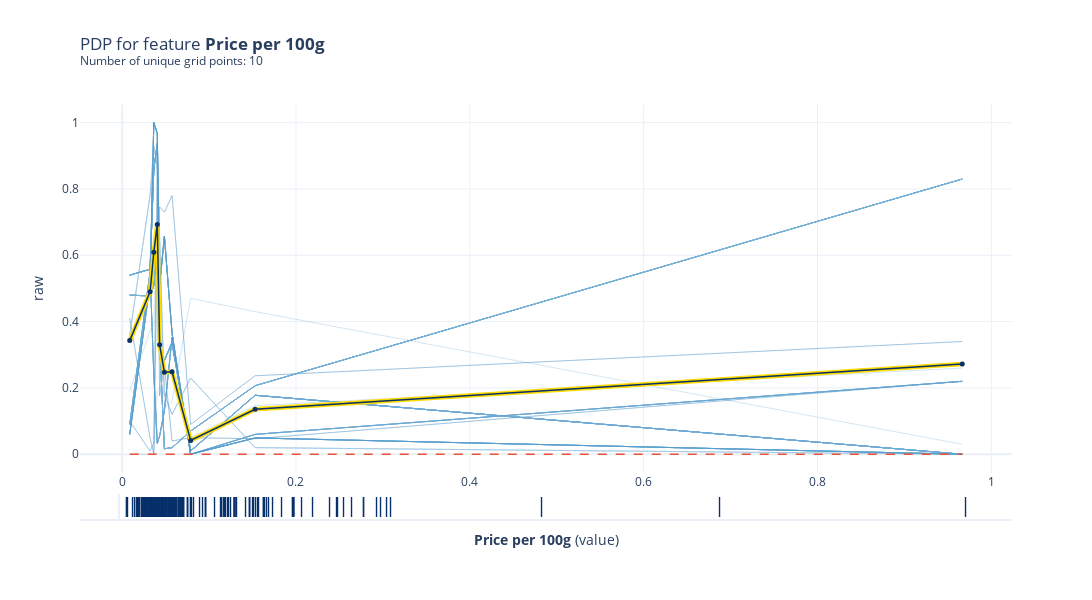

Notebook source saved alongside this figure:
### Markdown cell above
This model has similar results to the previous model. It seems like ethiopia is a  likely country of origin for the highest rated coffee beans.

### Code cell
# Plot PDP
# Create the pdp data to be plotted
pdp_goals = pdp.PDPIsolate(model=rf_model, df=val_x, model_features=feature_names, feature='100g_USD', feature_name='Price per 100g')

# plot the PDP for feature 'Goal Scored'
fig, axes = pdp_goals.plot(
    center=False,
    plot_lines=True,
    frac_to_plot=100,
    cluster=False,
    n_cluster_centers=None,
    cluster_method='accurate',
    plot_pts_dist=True,
    to_bins=False,
    show_percentile=False,
    which_classes=None,
    figsize=None,
    dpi=300,
    ncols=2,
    plot_params={"pdp_hl": True},
    engine='plotly',
    template='plotly_white')

fig.show()

### Figure 1 — Plotly figure (JSON) as saved in the notebook; plotly's stock layout.template omitted (floating-point values rounded to 4 significant figures; data arrays with more than 128 entries replaced by an {"elided": "..."} marker saying what was removed)
{"data": [{"hoverinfo": "none", "line": {"color": "rgba(193,217,237,0.5)", "width": 0.5}, "mode": "lines", "type": "scatter", "x": [0.008705, 0.03209, 0.03643, 0.04042, 0.0431, 0.04858, 0.0574, 0.0788, 0.153, 0.9666], "xaxis": "x", "y": [0.06, 0.5164, 1, 0.9672, 0.5092, 0.657, 0.365, 0, 0.04917, 0], "yaxis": "y"}, {"hoverinfo": "none", "line": {"color": "rgba(177,210,231,0.5)", "width": 0.5}, "mode": "lines", "type": "scatter", "x": [0.008705, 0.03209, 0.03643, 0.04042, 0.0431, 0.04858, 0.0574, 0.0788, 0.153, 0.9666], "xaxis": "x", "y": [0.06, 0.5164, 1, 0.9672, 0.5092, 0.657, 0.365, 0, 0.04917, 0], "yaxis": "y"}, {"hoverinfo": "none", "line": {"color": "rgba(160,202,225,0.5)", "width": 0.5}, "mode": "lines", "type": "scatter", "x": [0.008705, 0.03209, 0.03643, 0.04042, 0.0431, 0.04858, 0.0574, 0.0788, 0.153, 0.9666], "xaxis": "x", "y": [0.54, 0.558, 0.86, 0.9369, 0.3115, 0.2827, 0.3375, 0.01, 0.1778, 0], "yaxis": "y"}, {"hoverinfo": "none", "line": {"color": "rgba(139,192,221,0.5)", "width": 0.5}, "mode": "lines", "type": "scatter", "x": [0.008705, 0.03209, 0.03643, 0.04042, 0.0431, 0.04858, 0.0574, 0.0788, 0.153, 0.9666], "xaxis": "x", "y": [0.36, 0.781, 0.93, 0.8633, 0.6561, 0.18, 0.12, 0.23, 0.02, 0], "yaxis": "y"}, {"hoverinfo": "none", "line": {"color": "rgba(117,179,216,0.5)", "width": 0.5}, "mode": "lines", "type": "scatter", "x": [0.008705, 0.03209, 0.03643, 0.04042, 0.0431, 0.04858, 0.0574, 0.0788, 0.153, 0.9666], "xaxis": "x", "y": [0.54, 0.558, 0.86, 0.9369, 0.3115, 0.2827, 0.3375, 0.01, 0.1778, 0], "yaxis": "y"}, {"hoverinfo": "none", "line": {"color": "rgba(98,168,210,0.5)", "width": 0.5}, "mode": "lines", "type": "scatter", "x": [0.008705, 0.03209, 0.03643, 0.04042, 0.0431, 0.04858, 0.0574, 0.0788, 0.153, 0.9666], "xaxis": "x", "y": [0.54, 0.558, 0.86, 0.9369, 0.3115, 0.2827, 0.3375, 0.01, 0.1778, 0], "yaxis": "y"}, {"hoverinfo": "none", "line": {"color": "rgba(80,155,203,0.5)", "width": 0.5}, "mode": "lines", "type": "scatter", "x": [0.008705, 0.03209, 0.03643, 0.04042, 0.0431, 0.04858, 0.0574, 0.0788, 0.153, 0.9666], "xaxis": "x", "y": [0.48, 0.4772, 0.5082, 0.6415, 0.3416, 0.01643, 0.02, 0.07, 0.2067, 0.83], "yaxis": "y"}, {"hoverinfo": "none", "line": {"color": "rgba(64,144,197,0.5)", "width": 0.5}, "mode": "lines", "type": "scatter", "x": [0.008705, 0.03209, 0.03643, 0.04042, 0.0431, 0.04858, 0.0574, 0.0788, 0.153, 0.9666], "xaxis": "x", "y": [0.54, 0.558, 0.86, 0.9369, 0.3115, 0.2827, 0.3375, 0.01, 0.1778, 0], "yaxis": "y"}, {"hoverinfo": "none", "line": {"color": "rgba(49,129,189,0.5)", "width": 0.5}, "mode": "lines", "type": "scatter", "x": [0.008705, 0.03209, 0.03643, 0.04042, 0.0431, 0.04858, 0.0574, 0.0788, 0.153, 0.9666], "xaxis": "x", "y": [0.09, 0.55, 0.2404, 0.03296, 0.055, 0.1308, 0.3523, 0, 0.06, 0.22], "yaxis": "y"}, {"hoverinfo": "none", "line": {"color": "rgba(36,116,182,0.5)", "width": 0.5}, "mode": "lines", "type": "scatter", "x": [0.008705, 0.03209, 0.03643, 0.04042, 0.0431, 0.04858, 0.0574, 0.0788, 0.153, 0.9666], "xaxis": "x", "y": [0.09, 0.55, 0.2404, 0.03296, 0.055, 0.1308, 0.3523, 0, 0.06, 0.22], "yaxis": "y"}, {"hoverinfo": "none", "line": {"color": "rgba(193,217,237,0.5)", "width": 0.5}, "mode": "lines", "type": "scatter", "x": [0.008705, 0.03209, 0.03643, 0.04042, 0.0431, 0.04858, 0.0574, 0.0788, 0.153, 0.9666], "xaxis": "x", "y": [0.54, 0.558, 0.86, 0.9369, 0.3115, 0.2827, 0.3375, 0.01, 0.1778, 0], "yaxis": "y"}, {"hoverinfo": "none", "line": {"color": "rgba(177,210,231,0.5)", "width": 0.5}, "mode": "lines", "type": "scatter", "x": [0.008705, 0.03209, 0.03643, 0.04042, 0.0431, 0.04858, 0.0574, 0.0788, 0.153, 0.9666], "xaxis": "x", "y": [0.48, 0.4772, 0.5082, 0.6415, 0.3416, 0.01643, 0.02, 0.07, 0.2067, 0.83], "yaxis": "y"}, {"hoverinfo": "none", "line": {"color": "rgba(160,202,225,0.5)", "width": 0.5}, "mode": "lines", "type": "scatter", "x": [0.008705, 0.03209, 0.03643, 0.04042, 0.0431, 0.04858, 0.0574, 0.0788, 0.153, 0.9666], "xaxis": "x", "y": [0.48, 0.4772, 0.5082, 0.6415, 0.3416, 0.01643, 0.02, 0.07, 0.2067, 0.83], "yaxis": "y"}, {"hoverinfo": "none", "line": {"color": "rgba(139,192,221,0.5)", "width": 0.5}, "mode": "lines", "type": "scatter", "x": [0.008705, 0.03209, 0.03643, 0.04042, 0.0431, 0.04858, 0.0574, 0.0788, 0.153, 0.9666], "xaxis": "x", "y": [0.48, 0.4772, 0.5082, 0.6415, 0.3416, 0.01643, 0.02, 0.07, 0.2067, 0.83], "yaxis": "y"}, {"hoverinfo": "none", "line": {"color": "rgba(117,179,216,0.5)", "width": 0.5}, "mode": "lines", "type": "scatter", "x": [0.008705, 0.03209, 0.03643, 0.04042, 0.0431, 0.04858, 0.0574, 0.0788, 0.153, 0.9666], "xaxis": "x", "y": [0.09, 0.55, 0.2404, 0.03296, 0.055, 0.1308, 0.3523, 0, 0.06, 0.22], "yaxis": "y"}, {"hoverinfo": "none", "line": {"color": "rgba(98,168,210,0.5)", "width": 0.5}, "mode": "lines", "type": "scatter", "x": [0.008705, 0.03209, 0.03643, 0.04042, 0.0431, 0.04858, 0.0574, 0.0788, 0.153, 0.9666], "xaxis": "x", "y": [0.54, 0.558, 0.86, 0.9369, 0.3115, 0.2827, 0.3375, 0.01, 0.1778, 0], "yaxis": "y"}, {"hoverinfo": "none", "line": {"color": "rgba(80,155,203,0.5)", "width": 0.5}, "mode": "lines", "type": "scatter", "x": [0.008705, 0.03209, 0.03643, 0.04042, 0.0431, 0.04858, 0.0574, 0.0788, 0.153, 0.9666], "xaxis": "x", "y": [0.06, 0.5164, 1, 0.9672, 0.5092, 0.657, 0.365, 0, 0.04917, 0], "yaxis": "y"}, {"hoverinfo": "none", "line": {"color": "rgba(64,144,197,0.5)", "width": 0.5}, "mode": "lines", "type": "scatter", "x": [0.008705, 0.03209, 0.03643, 0.04042, 0.0431, 0.04858, 0.0574, 0.0788, 0.153, 0.9666], "xaxis": "x", "y": [0.54, 0.558, 0.86, 0.9369, 0.3115, 0.2827, 0.3375, 0.01, 0.1778, 0], "yaxis": "y"}, {"hoverinfo": "none", "line": {"color": "rgba(49,129,189,0.5)", "width": 0.5}, "mode": "lines", "type": "scatter", "x": [0.008705, 0.03209, 0.03643, 0.04042, 0.0431, 0.04858, 0.0574, 0.0788, 0.153, 0.9666], "xaxis": "x", "y": [0.06, 0.5164, 1, 0.9672, 0.5092, 0.657, 0.365, 0, 0.04917, 0], "yaxis": "y"}, {"hoverinfo": "none", "line": {"color": "rgba(36,116,182,0.5)", "width": 0.5}, "mode": "lines", "type": "scatter", "x": [0.008705, 0.03209, 0.03643, 0.04042, 0.0431, 0.04858, 0.0574, 0.0788, 0.153, 0.9666], "xaxis": "x", "y": [0.54, 0.558, 0.86, 0.9369, 0.3115, 0.2827, 0.3375, 0.01, 0.1778, 0], "yaxis": "y"}, {"hoverinfo": "none", "line": {"color": "rgba(193,217,237,0.5)", "width": 0.5}, "mode": "lines", "type": "scatter", "x": [0.008705, 0.03209, 0.03643, 0.04042, 0.0431, 0.04858, 0.0574, 0.0788, 0.153, 0.9666], "xaxis": "x", "y": [0.48, 0.4772, 0.5082, 0.6415, 0.3416, 0.01643, 0.02, 0.07, 0.2067, 0.83], "yaxis": "y"}, {"hoverinfo": "none", "line": {"color": "rgba(177,210,231,0.5)", "width": 0.5}, "mode": "lines", "type": "scatter", "x": [0.008705, 0.03209, 0.03643, 0.04042, 0.0431, 0.04858, 0.0574, 0.0788, 0.153, 0.9666], "xaxis": "x", "y": [0.1, 0.01, 0.0345, 0.9095, 0.1769, 0.2667, 0.04, 0.05, 0.04667, 0.22], "yaxis": "y"}, {"hoverinfo": "none", "line": {"color": "rgba(160,202,225,0.5)", "width": 0.5}, "mode": "lines", "type": "scatter", "x": [0.008705, 0.03209, 0.03643, 0.04042, 0.0431, 0.04858, 0.0574, 0.0788, 0.153, 0.9666], "xaxis": "x", "y": [0.48, 0.4772, 0.5082, 0.6415, 0.3416, 0.01643, 0.02, 0.07, 0.2067, 0.83], "yaxis": "y"}, {"hoverinfo": "none", "line": {"color": "rgba(139,192,221,0.5)", "width": 0.5}, "mode": "lines", "type": "scatter", "x": [0.008705, 0.03209, 0.03643, 0.04042, 0.0431, 0.04858, 0.0574, 0.0788, 0.153, 0.9666], "xaxis": "x", "y": [0.54, 0.558, 0.86, 0.9369, 0.3115, 0.2827, 0.3375, 0.01, 0.1778, 0], "yaxis": "y"}, {"hoverinfo": "none", "line": {"color": "rgba(117,179,216,0.5)", "width": 0.5}, "mode": "lines", "type": "scatter", "x": [0.008705, 0.03209, 0.03643, 0.04042, 0.0431, 0.04858, 0.0574, 0.0788, 0.153, 0.9666], "xaxis": "x", "y": [0.06, 0.5164, 1, 0.9672, 0.5092, 0.657, 0.365, 0, 0.04917, 0], "yaxis": "y"}, {"hoverinfo": "none", "line": {"color": "rgba(98,168,210,0.5)", "width": 0.5}, "mode": "lines", "type": "scatter", "x": [0.008705, 0.03209, 0.03643, 0.04042, 0.0431, 0.04858, 0.0574, 0.0788, 0.153, 0.9666], "xaxis": "x", "y": [0.48, 0.4772, 0.5082, 0.6415, 0.3416, 0.01643, 0.02, 0.07, 0.2067, 0.83], "yaxis": "y"}, {"hoverinfo": "none", "line": {"color": "rgba(80,155,203,0.5)", "width": 0.5}, "mode": "lines", "type": "scatter", "x": [0.008705, 0.03209, 0.03643, 0.04042, 0.0431, 0.04858, 0.0574, 0.0788, 0.153, 0.9666], "xaxis": "x", "y": [0.19, 0.3733, 0.39, 0.72, 0.6338, 0.14, 0.16, 0.47, 0.43, 0.03], "yaxis": "y"}, {"hoverinfo": "none", "line": {"color": "rgba(64,144,197,0.5)", "width": 0.5}, "mode": "lines", "type": "scatter", "x": [0.008705, 0.03209, 0.03643, 0.04042, 0.0431, 0.04858, 0.0574, 0.0788, 0.153, 0.9666], "xaxis": "x", "y": [0.54, 0.558, 0.86, 0.9369, 0.3115, 0.2827, 0.3375, 0.01, 0.1778, 0], "yaxis": "y"}, {"hoverinfo": "none", "line": {"color": "rgba(49,129,189,0.5)", "width": 0.5}, "mode": "lines", "type": "scatter", "x": [0.008705, 0.03209, 0.03643, 0.04042, 0.0431, 0.04858, 0.0574, 0.0788, 0.153, 0.9666], "xaxis": "x", "y": [0.06, 0.5164, 1, 0.9672, 0.5092, 0.657, 0.365, 0, 0.04917, 0], "yaxis": "y"}, {"hoverinfo": "none", "line": {"color": "rgba(36,116,182,0.5)", "width": 0.5}, "mode": "lines", "type": "scatter", "x": [0.008705, 0.03209, 0.03643, 0.04042, 0.0431, 0.04858, 0.0574, 0.0788, 0.153, 0.9666], "xaxis": "x", "y": [0.06, 0.5164, 1, 0.9672, 0.5092, 0.657, 0.365, 0, 0.04917, 0], "yaxis": "y"}, {"hoverinfo": "none", "line": {"color": "rgba(193,217,237,0.5)", "width": 0.5}, "mode": "lines", "type": "scatter", "x": [0.008705, 0.03209, 0.03643, 0.04042, 0.0431, 0.04858, 0.0574, 0.0788, 0.153, 0.9666], "xaxis": "x", "y": [0.54, 0.558, 0.86, 0.9369, 0.3115, 0.2827, 0.3375, 0.01, 0.1778, 0], "yaxis": "y"}, {"hoverinfo": "none", "line": {"color": "rgba(177,210,231,0.5)", "width": 0.5}, "mode": "lines", "type": "scatter", "x": [0.008705, 0.03209, 0.03643, 0.04042, 0.0431, 0.04858, 0.0574, 0.0788, 0.153, 0.9666], "xaxis": "x", "y": [0.48, 0.4772, 0.5082, 0.6415, 0.3416, 0.01643, 0.02, 0.07, 0.2067, 0.83], "yaxis": "y"}, {"hoverinfo": "none", "line": {"color": "rgba(160,202,225,0.5)", "width": 0.5}, "mode": "lines", "type": "scatter", "x": [0.008705, 0.03209, 0.03643, 0.04042, 0.0431, 0.04858, 0.0574, 0.0788, 0.153, 0.9666], "xaxis": "x", "y": [0.54, 0.558, 0.86, 0.9369, 0.3115, 0.2827, 0.3375, 0.01, 0.1778, 0], "yaxis": "y"}, {"hoverinfo": "none", "line": {"color": "rgba(139,192,221,0.5)", "width": 0.5}, "mode": "lines", "type": "scatter", "x": [0.008705, 0.03209, 0.03643, 0.04042, 0.0431, 0.04858, 0.0574, 0.0788, 0.153, 0.9666], "xaxis": "x", "y": [0.54, 0.558, 0.86, 0.9369, 0.3115, 0.2827, 0.3375, 0.01, 0.1778, 0], "yaxis": "y"}, {"hoverinfo": "none", "line": {"color": "rgba(117,179,216,0.5)", "width": 0.5}, "mode": "lines", "type": "scatter", "x": [0.008705, 0.03209, 0.03643, 0.04042, 0.0431, 0.04858, 0.0574, 0.0788, 0.153, 0.9666], "xaxis": "x", "y": [0.06, 0.5164, 1, 0.9672, 0.5092, 0.657, 0.365, 0, 0.04917, 0], "yaxis": "y"}, {"hoverinfo": "none", "line": {"color": "rgba(98,168,210,0.5)", "width": 0.5}, "mode": "lines", "type": "scatter", "x": [0.008705, 0.03209, 0.03643, 0.04042, 0.0431, 0.04858, 0.0574, 0.0788, 0.153, 0.9666], "xaxis": "x", "y": [0.54, 0.558, 0.86, 0.9369, 0.3115, 0.2827, 0.3375, 0.01, 0.1778, 0], "yaxis": "y"}, {"hoverinfo": "none", "line": {"color": "rgba(80,155,203,0.5)", "width": 0.5}, "mode": "lines", "type": "scatter", "x": [0.008705, 0.03209, 0.03643, 0.04042, 0.0431, 0.04858, 0.0574, 0.0788, 0.153, 0.9666], "xaxis": "x", "y": [0.54, 0.558, 0.86, 0.9369, 0.3115, 0.2827, 0.3375, 0.01, 0.1778, 0], "yaxis": "y"}, {"hoverinfo": "none", "line": {"color": "rgba(64,144,197,0.5)", "width": 0.5}, "mode": "lines", "type": "scatter", "x": [0.008705, 0.03209, 0.03643, 0.04042, 0.0431, 0.04858, 0.0574, 0.0788, 0.153, 0.9666], "xaxis": "x", "y": [0.06, 0.5164, 1, 0.9672, 0.5092, 0.657, 0.365, 0, 0.04917, 0], "yaxis": "y"}, {"hoverinfo": "none", "line": {"color": "rgba(49,129,189,0.5)", "width": 0.5}, "mode": "lines", "type": "scatter", "x": [0.008705, 0.03209, 0.03643, 0.04042, 0.0431, 0.04858, 0.0574, 0.0788, 0.153, 0.9666], "xaxis": "x", "y": [0.48, 0.4772, 0.5082, 0.6415, 0.3416, 0.01643, 0.02, 0.07, 0.2067, 0.83], "yaxis": "y"}, {"hoverinfo": "none", "line": {"color": "rgba(36,116,182,0.5)", "width": 0.5}, "mode": "lines", "type": "scatter", "x": [0.008705, 0.03209, 0.03643, 0.04042, 0.0431, 0.04858, 0.0574, 0.0788, 0.153, 0.9666], "xaxis": "x", "y": [0.41, 0.05, 0, 0.62, 0.7458, 0.73, 0.78, 0.09, 0.2367, 0.34], "yaxis": "y"}, {"hoverinfo": "none", "line": {"color": "rgba(193,217,237,0.5)", "width": 0.5}, "mode": "lines", "type": "scatter", "x": [0.008705, 0.03209, 0.03643, 0.04042, 0.0431, 0.04858, 0.0574, 0.0788, 0.153, 0.9666], "xaxis": "x", "y": [0.09, 0.55, 0.2404, 0.03296, 0.055, 0.1308, 0.3523, 0, 0.06, 0.22], "yaxis": "y"}, {"hoverinfo": "none", "line": {"color": "rgba(177,210,231,0.5)", "width": 0.5}, "mode": "lines", "type": "scatter", "x": [0.008705, 0.03209, 0.03643, 0.04042, 0.0431, 0.04858, 0.0574, 0.0788, 0.153, 0.9666], "xaxis": "x", "y": [0.54, 0.558, 0.86, 0.9369, 0.3115, 0.2827, 0.3375, 0.01, 0.1778, 0], "yaxis": "y"}, {"hoverinfo": "none", "line": {"color": "rgba(160,202,225,0.5)", "width": 0.5}, "mode": "lines", "type": "scatter", "x": [0.008705, 0.03209, 0.03643, 0.04042, 0.0431, 0.04858, 0.0574, 0.0788, 0.153, 0.9666], "xaxis": "x", "y": [0.06, 0.5164, 1, 0.9672, 0.5092, 0.657, 0.365, 0, 0.04917, 0], "yaxis": "y"}, {"hoverinfo": "none", "line": {"color": "rgba(139,192,221,0.5)", "width": 0.5}, "mode": "lines", "type": "scatter", "x": [0.008705, 0.03209, 0.03643, 0.04042, 0.0431, 0.04858, 0.0574, 0.0788, 0.153, 0.9666], "xaxis": "x", "y": [0.09, 0.55, 0.2404, 0.03296, 0.055, 0.1308, 0.3523, 0, 0.06, 0.22], "yaxis": "y"}, {"hoverinfo": "none", "line": {"color": "rgba(117,179,216,0.5)", "width": 0.5}, "mode": "lines", "type": "scatter", "x": [0.008705, 0.03209, 0.03643, 0.04042, 0.0431, 0.04858, 0.0574, 0.0788, 0.153, 0.9666], "xaxis": "x", "y": [0.48, 0.4772, 0.5082, 0.6415, 0.3416, 0.01643, 0.02, 0.07, 0.2067, 0.83], "yaxis": "y"}, {"hoverinfo": "none", "line": {"color": "rgba(98,168,210,0.5)", "width": 0.5}, "mode": "lines", "type": "scatter", "x": [0.008705, 0.03209, 0.03643, 0.04042, 0.0431, 0.04858, 0.0574, 0.0788, 0.153, 0.9666], "xaxis": "x", "y": [0.09, 0.55, 0.2404, 0.03296, 0.055, 0.1308, 0.3523, 0, 0.06, 0.22], "yaxis": "y"}, {"hoverinfo": "none", "line": {"color": "rgba(80,155,203,0.5)", "width": 0.5}, "mode": "lines", "type": "scatter", "x": [0.008705, 0.03209, 0.03643, 0.04042, 0.0431, 0.04858, 0.0574, 0.0788, 0.153, 0.9666], "xaxis": "x", "y": [0, 0, 0, 0.19, 0.1958, 0.29, 0.32, 0.05, 0.1467, 0.26], "yaxis": "y"}, {"hoverinfo": "none", "line": {"color": "rgba(64,144,197,0.5)", "width": 0.5}, "mode": "lines", "type": "scatter", "x": [0.008705, 0.03209, 0.03643, 0.04042, 0.0431, 0.04858, 0.0574, 0.0788, 0.153, 0.9666], "xaxis": "x", "y": [0.09, 0.55, 0.2404, 0.03296, 0.055, 0.1308, 0.3523, 0, 0.06, 0.22], "yaxis": "y"}, {"hoverinfo": "none", "line": {"color": "rgba(49,129,189,0.5)", "width": 0.5}, "mode": "lines", "type": "scatter", "x": [0.008705, 0.03209, 0.03643, 0.04042, 0.0431, 0.04858, 0.0574, 0.0788, 0.153, 0.9666], "xaxis": "x", "y": [0.09, 0.55, 0.2404, 0.03296, 0.055, 0.1308, 0.3523, 0, 0.06, 0.22], "yaxis": "y"}, {"hoverinfo": "none", "line": {"color": "rgba(36,116,182,0.5)", "width": 0.5}, "mode": "lines", "type": "scatter", "x": [0.008705, 0.03209, 0.03643, 0.04042, 0.0431, 0.04858, 0.0574, 0.0788, 0.153, 0.9666], "xaxis": "x", "y": [0.48, 0.4772, 0.5082, 0.6415, 0.3416, 0.01643, 0.02, 0.07, 0.2067, 0.83], "yaxis": "y"}, {"hoverinfo": "none", "line": {"color": "rgba(193,217,237,0.5)", "width": 0.5}, "mode": "lines", "type": "scatter", "x": [0.008705, 0.03209, 0.03643, 0.04042, 0.0431, 0.04858, 0.0574, 0.0788, 0.153, 0.9666], "xaxis": "x", "y": [0.54, 0.558, 0.86, 0.9369, 0.3115, 0.2827, 0.3375, 0.01, 0.1778, 0], "yaxis": "y"}, {"hoverinfo": "none", "line": {"color": "rgba(177,210,231,0.5)", "width": 0.5}, "mode": "lines", "type": "scatter", "x": [0.008705, 0.03209, 0.03643, 0.04042, 0.0431, 0.04858, 0.0574, 0.0788, 0.153, 0.9666], "xaxis": "x", "y": [0.36, 0.781, 0.93, 0.8633, 0.6561, 0.18, 0.12, 0.23, 0.02, 0], "yaxis": "y"}, {"hoverinfo": "none", "line": {"color": "rgba(160,202,225,0.5)", "width": 0.5}, "mode": "lines", "type": "scatter", "x": [0.008705, 0.03209, 0.03643, 0.04042, 0.0431, 0.04858, 0.0574, 0.0788, 0.153, 0.9666], "xaxis": "x", "y": [0.06, 0.5164, 1, 0.9672, 0.5092, 0.657, 0.365, 0, 0.04917, 0], "yaxis": "y"}, {"hoverinfo": "none", "line": {"color": "rgba(139,192,221,0.5)", "width": 0.5}, "mode": "lines", "type": "scatter", "x": [0.008705, 0.03209, 0.03643, 0.04042, 0.0431, 0.04858, 0.0574, 0.0788, 0.153, 0.9666], "xaxis": "x", "y": [0.36, 0.781, 0.93, 0.8633, 0.6561, 0.18, 0.12, 0.23, 0.02, 0], "yaxis": "y"}, {"hoverinfo": "none", "line": {"color": "rgba(117,179,216,0.5)", "width": 0.5}, "mode": "lines", "type": "scatter", "x": [0.008705, 0.03209, 0.03643, 0.04042, 0.0431, 0.04858, 0.0574, 0.0788, 0.153, 0.9666], "xaxis": "x", "y": [0.54, 0.558, 0.86, 0.9369, 0.3115, 0.2827, 0.3375, 0.01, 0.1778, 0], "yaxis": "y"}, {"hoverinfo": "none", "line": {"color": "rgba(98,168,210,0.5)", "width": 0.5}, "mode": "lines", "type": "scatter", "x": [0.008705, 0.03209, 0.03643, 0.04042, 0.0431, 0.04858, 0.0574, 0.0788, 0.153, 0.9666], "xaxis": "x", "y": [0.48, 0.4772, 0.5082, 0.6415, 0.3416, 0.01643, 0.02, 0.07, 0.2067, 0.83], "yaxis": "y"}, {"hoverinfo": "none", "line": {"color": "rgba(80,155,203,0.5)", "width": 0.5}, "mode": "lines", "type": "scatter", "x": [0.008705, 0.03209, 0.03643, 0.04042, 0.0431, 0.04858, 0.0574, 0.0788, 0.153, 0.9666], "xaxis": "x", "y": [0.54, 0.558, 0.86, 0.9369, 0.3115, 0.2827, 0.3375, 0.01, 0.1778, 0], "yaxis": "y"}, {"hoverinfo": "none", "line": {"color": "rgba(64,144,197,0.5)", "width": 0.5}, "mode": "lines", "type": "scatter", "x": [0.008705, 0.03209, 0.03643, 0.04042, 0.0431, 0.04858, 0.0574, 0.0788, 0.153, 0.9666], "xaxis": "x", "y": [0.09, 0.55, 0.2404, 0.03296, 0.055, 0.1308, 0.3523, 0, 0.06, 0.22], "yaxis": "y"}, {"hoverinfo": "none", "line": {"color": "rgba(49,129,189,0.5)", "width": 0.5}, "mode": "lines", "type": "scatter", "x": [0.008705, 0.03209, 0.03643, 0.04042, 0.0431, 0.04858, 0.0574, 0.0788, 0.153, 0.9666], "xaxis": "x", "y": [0.48, 0.4772, 0.5082, 0.6415, 0.3416, 0.01643, 0.02, 0.07, 0.2067, 0.83], "yaxis": "y"}, {"hoverinfo": "none", "line": {"color": "rgba(36,116,182,0.5)", "width": 0.5}, "mode": "lines", "type": "scatter", "x": [0.008705, 0.03209, 0.03643, 0.04042, 0.0431, 0.04858, 0.0574, 0.0788, 0.153, 0.9666], "xaxis": "x", "y": [0.36, 0.781, 0.93, 0.8633, 0.6561, 0.18, 0.12, 0.23, 0.02, 0], "yaxis": "y"}, {"hoverinfo": "none", "line": {"color": "rgba(193,217,237,0.5)", "width": 0.5}, "mode": "lines", "type": "scatter", "x": [0.008705, 0.03209, 0.03643, 0.04042, 0.0431, 0.04858, 0.0574, 0.0788, 0.153, 0.9666], "xaxis": "x", "y": [0.36, 0.781, 0.93, 0.8633, 0.6561, 0.18, 0.12, 0.23, 0.02, 0], "yaxis": "y"}, {"hoverinfo": "none", "line": {"color": "rgba(177,210,231,0.5)", "width": 0.5}, "mode": "lines", "type": "scatter", "x": [0.008705, 0.03209, 0.03643, 0.04042, 0.0431, 0.04858, 0.0574, 0.0788, 0.153, 0.9666], "xaxis": "x", "y": [0.54, 0.558, 0.86, 0.9369, 0.3115, 0.2827, 0.3375, 0.01, 0.1778, 0], "yaxis": "y"}, {"hoverinfo": "none", "line": {"color": "rgba(160,202,225,0.5)", "width": 0.5}, "mode": "lines", "type": "scatter", "x": [0.008705, 0.03209, 0.03643, 0.04042, 0.0431, 0.04858, 0.0574, 0.0788, 0.153, 0.9666], "xaxis": "x", "y": [0.06, 0.5164, 1, 0.9672, 0.5092, 0.657, 0.365, 0, 0.04917, 0], "yaxis": "y"}, {"hoverinfo": "none", "line": {"color": "rgba(139,192,221,0.5)", "width": 0.5}, "mode": "lines", "type": "scatter", "x": [0.008705, 0.03209, 0.03643, 0.04042, 0.0431, 0.04858, 0.0574, 0.0788, 0.153, 0.9666], "xaxis": "x", "y": [0.54, 0.558, 0.86, 0.9369, 0.3115, 0.2827, 0.3375, 0.01, 0.1778, 0], "yaxis": "y"}, {"hoverinfo": "none", "line": {"color": "rgba(117,179,216,0.5)", "width": 0.5}, "mode": "lines", "type": "scatter", "x": [0.008705, 0.03209, 0.03643, 0.04042, 0.0431, 0.04858, 0.0574, 0.0788, 0.153, 0.9666], "xaxis": "x", "y": [0.54, 0.558, 0.86, 0.9369, 0.3115, 0.2827, 0.3375, 0.01, 0.1778, 0], "yaxis": "y"}, {"hoverinfo": "none", "line": {"color": "rgba(98,168,210,0.5)", "width": 0.5}, "mode": "lines", "type": "scatter", "x": [0.008705, 0.03209, 0.03643, 0.04042, 0.0431, 0.04858, 0.0574, 0.0788, 0.153, 0.9666], "xaxis": "x", "y": [0.06, 0.5164, 1, 0.9672, 0.5092, 0.657, 0.365, 0, 0.04917, 0], "yaxis": "y"}, {"hoverinfo": "none", "line": {"color": "rgba(80,155,203,0.5)", "width": 0.5}, "mode": "lines", "type": "scatter", "x": [0.008705, 0.03209, 0.03643, 0.04042, 0.0431, 0.04858, 0.0574, 0.0788, 0.153, 0.9666], "xaxis": "x", "y": [0.1, 0.01, 0.0345, 0.9095, 0.1769, 0.2667, 0.04, 0.05, 0.04667, 0.22], "yaxis": "y"}, {"hoverinfo": "none", "line": {"color": "rgba(64,144,197,0.5)", "width": 0.5}, "mode": "lines", "type": "scatter", "x": [0.008705, 0.03209, 0.03643, 0.04042, 0.0431, 0.04858, 0.0574, 0.0788, 0.153, 0.9666], "xaxis": "x", "y": [0.06, 0.5164, 1, 0.9672, 0.5092, 0.657, 0.365, 0, 0.04917, 0], "yaxis": "y"}, {"hoverinfo": "none", "line": {"color": "rgba(49,129,189,0.5)", "width": 0.5}, "mode": "lines", "type": "scatter", "x": [0.008705, 0.03209, 0.03643, 0.04042, 0.0431, 0.04858, 0.0574, 0.0788, 0.153, 0.9666], "xaxis": "x", "y": [0.48, 0.4772, 0.5082, 0.6415, 0.3416, 0.01643, 0.02, 0.07, 0.2067, 0.83], "yaxis": "y"}, {"hoverinfo": "none", "line": {"color": "rgba(36,116,182,0.5)", "width": 0.5}, "mode": "lines", "type": "scatter", "x": [0.008705, 0.03209, 0.03643, 0.04042, 0.0431, 0.04858, 0.0574, 0.0788, 0.153, 0.9666], "xaxis": "x", "y": [0.48, 0.4772, 0.5082, 0.6415, 0.3416, 0.01643, 0.02, 0.07, 0.2067, 0.83], "yaxis": "y"}, {"hoverinfo": "none", "line": {"color": "rgba(193,217,237,0.5)", "width": 0.5}, "mode": "lines", "type": "scatter", "x": [0.008705, 0.03209, 0.03643, 0.04042, 0.0431, 0.04858, 0.0574, 0.0788, 0.153, 0.9666], "xaxis": "x", "y": [0.54, 0.558, 0.86, 0.9369, 0.3115, 0.2827, 0.3375, 0.01, 0.1778, 0], "yaxis": "y"}, {"hoverinfo": "none", "line": {"color": "rgba(177,210,231,0.5)", "width": 0.5}, "mode": "lines", "type": "scatter", "x": [0.008705, 0.03209, 0.03643, 0.04042, 0.0431, 0.04858, 0.0574, 0.0788, 0.153, 0.9666], "xaxis": "x", "y": [0.54, 0.558, 0.86, 0.9369, 0.3115, 0.2827, 0.3375, 0.01, 0.1778, 0], "yaxis": "y"}, {"hoverinfo": "none", "line": {"color": "rgba(160,202,225,0.5)", "width": 0.5}, "mode": "lines", "type": "scatter", "x": [0.008705, 0.03209, 0.03643, 0.04042, 0.0431, 0.04858, 0.0574, 0.0788, 0.153, 0.9666], "xaxis": "x", "y": [0.09, 0.55, 0.2404, 0.03296, 0.055, 0.1308, 0.3523, 0, 0.06, 0.22], "yaxis": "y"}, {"hoverinfo": "none", "line": {"color": "rgba(139,192,221,0.5)", "width": 0.5}, "mode": "lines", "type": "scatter", "x": [0.008705, 0.03209, 0.03643, 0.04042, 0.0431, 0.04858, 0.0574, 0.0788, 0.153, 0.9666], "xaxis": "x", "y": [0.06, 0.5164, 1, 0.9672, 0.5092, 0.657, 0.365, 0, 0.04917, 0], "yaxis": "y"}, {"hoverinfo": "none", "line": {"color": "rgba(117,179,216,0.5)", "width": 0.5}, "mode": "lines", "type": "scatter", "x": [0.008705, 0.03209, 0.03643, 0.04042, 0.0431, 0.04858, 0.0574, 0.0788, 0.153, 0.9666], "xaxis": "x", "y": [0.54, 0.558, 0.86, 0.9369, 0.3115, 0.2827, 0.3375, 0.01, 0.1778, 0], "yaxis": "y"}, {"hoverinfo": "none", "line": {"color": "rgba(98,168,210,0.5)", "width": 0.5}, "mode": "lines", "type": "scatter", "x": [0.008705, 0.03209, 0.03643, 0.04042, 0.0431, 0.04858, 0.0574, 0.0788, 0.153, 0.9666], "xaxis": "x", "y": [0.48, 0.4772, 0.5082, 0.6415, 0.3416, 0.01643, 0.02, 0.07, 0.2067, 0.83], "yaxis": "y"}, {"hoverinfo": "none", "line": {"color": "rgba(80,155,203,0.5)", "width": 0.5}, "mode": "lines", "type": "scatter", "x": [0.008705, 0.03209, 0.03643, 0.04042, 0.0431, 0.04858, 0.0574, 0.0788, 0.153, 0.9666], "xaxis": "x", "y": [0.54, 0.558, 0.86, 0.9369, 0.3115, 0.2827, 0.3375, 0.01, 0.1778, 0], "yaxis": "y"}, {"hoverinfo": "none", "line": {"color": "rgba(64,144,197,0.5)", "width": 0.5}, "mode": "lines", "type": "scatter", "x": [0.008705, 0.03209, 0.03643, 0.04042, 0.0431, 0.04858, 0.0574, 0.0788, 0.153, 0.9666], "xaxis": "x", "y": [0.48, 0.4772, 0.5082, 0.6415, 0.3416, 0.01643, 0.02, 0.07, 0.2067, 0.83], "yaxis": "y"}, {"hoverinfo": "none", "line": {"color": "rgba(49,129,189,0.5)", "width": 0.5}, "mode": "lines", "type": "scatter", "x": [0.008705, 0.03209, 0.03643, 0.04042, 0.0431, 0.04858, 0.0574, 0.0788, 0.153, 0.9666], "xaxis": "x", "y": [0.1, 0.01, 0.0345, 0.9095, 0.1769, 0.2667, 0.04, 0.05, 0.04667, 0.22], "yaxis": "y"}, {"hoverinfo": "none", "line": {"color": "rgba(36,116,182,0.5)", "width": 0.5}, "mode": "lines", "type": "scatter", "x": [0.008705, 0.03209, 0.03643, 0.04042, 0.0431, 0.04858, 0.0574, 0.0788, 0.153, 0.9666], "xaxis": "x", "y": [0.54, 0.558, 0.86, 0.9369, 0.3115, 0.2827, 0.3375, 0.01, 0.1778, 0], "yaxis": "y"}, {"hoverinfo": "none", "line": {"color": "rgba(193,217,237,0.5)", "width": 0.5}, "mode": "lines", "type": "scatter", "x": [0.008705, 0.03209, 0.03643, 0.04042, 0.0431, 0.04858, 0.0574, 0.0788, 0.153, 0.9666], "xaxis": "x", "y": [0.48, 0.4772, 0.5082, 0.6415, 0.3416, 0.01643, 0.02, 0.07, 0.2067, 0.83], "yaxis": "y"}, {"hoverinfo": "none", "line": {"color": "rgba(177,210,231,0.5)", "width": 0.5}, "mode": "lines", "type": "scatter", "x": [0.008705, 0.03209, 0.03643, 0.04042, 0.0431, 0.04858, 0.0574, 0.0788, 0.153, 0.9666], "xaxis": "x", "y": [0.09, 0.55, 0.2404, 0.03296, 0.055, 0.1308, 0.3523, 0, 0.06, 0.22], "yaxis": "y"}, {"hoverinfo": "none", "line": {"color": "rgba(160,202,225,0.5)", "width": 0.5}, "mode": "lines", "type": "scatter", "x": [0.008705, 0.03209, 0.03643, 0.04042, 0.0431, 0.04858, 0.0574, 0.0788, 0.153, 0.9666], "xaxis": "x", "y": [0.48, 0.4772, 0.5082, 0.6415, 0.3416, 0.01643, 0.02, 0.07, 0.2067, 0.83], "yaxis": "y"}, {"hoverinfo": "none", "line": {"color": "rgba(139,192,221,0.5)", "width": 0.5}, "mode": "lines", "type": "scatter", "x": [0.008705, 0.03209, 0.03643, 0.04042, 0.0431, 0.04858, 0.0574, 0.0788, 0.153, 0.9666], "xaxis": "x", "y": [0.54, 0.558, 0.86, 0.9369, 0.3115, 0.2827, 0.3375, 0.01, 0.1778, 0], "yaxis": "y"}, {"hoverinfo": "none", "line": {"color": "rgba(117,179,216,0.5)", "width": 0.5}, "mode": "lines", "type": "scatter", "x": [0.008705, 0.03209, 0.03643, 0.04042, 0.0431, 0.04858, 0.0574, 0.0788, 0.153, 0.9666], "xaxis": "x", "y": [0.09, 0.55, 0.2404, 0.03296, 0.055, 0.1308, 0.3523, 0, 0.06, 0.22], "yaxis": "y"}, {"hoverinfo": "none", "line": {"color": "rgba(98,168,210,0.5)", "width": 0.5}, "mode": "lines", "type": "scatter", "x": [0.008705, 0.03209, 0.03643, 0.04042, 0.0431, 0.04858, 0.0574, 0.0788, 0.153, 0.9666], "xaxis": "x", "y": [0.06, 0.5164, 1, 0.9672, 0.5092, 0.657, 0.365, 0, 0.04917, 0], "yaxis": "y"}, {"hoverinfo": "none", "line": {"color": "rgba(80,155,203,0.5)", "width": 0.5}, "mode": "lines", "type": "scatter", "x": [0.008705, 0.03209, 0.03643, 0.04042, 0.0431, 0.04858, 0.0574, 0.0788, 0.153, 0.9666], "xaxis": "x", "y": [0.54, 0.558, 0.86, 0.9369, 0.3115, 0.2827, 0.3375, 0.01, 0.1778, 0], "yaxis": "y"}, {"hoverinfo": "none", "line": {"color": "rgba(64,144,197,0.5)", "width": 0.5}, "mode": "lines", "type": "scatter", "x": [0.008705, 0.03209, 0.03643, 0.04042, 0.0431, 0.04858, 0.0574, 0.0788, 0.153, 0.9666], "xaxis": "x", "y": [0.54, 0.558, 0.86, 0.9369, 0.3115, 0.2827, 0.3375, 0.01, 0.1778, 0], "yaxis": "y"}, {"hoverinfo": "none", "line": {"color": "rgba(49,129,189,0.5)", "width": 0.5}, "mode": "lines", "type": "scatter", "x": [0.008705, 0.03209, 0.03643, 0.04042, 0.0431, 0.04858, 0.0574, 0.0788, 0.153, 0.9666], "xaxis": "x", "y": [0.41, 0.05, 0, 0.62, 0.7458, 0.73, 0.78, 0.09, 0.2367, 0.34], "yaxis": "y"}, {"hoverinfo": "none", "line": {"color": "rgba(36,116,182,0.5)", "width": 0.5}, "mode": "lines", "type": "scatter", "x": [0.008705, 0.03209, 0.03643, 0.04042, 0.0431, 0.04858, 0.0574, 0.0788, 0.153, 0.9666], "xaxis": "x", "y": [0.54, 0.558, 0.86, 0.9369, 0.3115, 0.2827, 0.3375, 0.01, 0.1778, 0], "yaxis": "y"}, {"hoverinfo": "none", "line": {"color": "rgba(193,217,237,0.5)", "width": 0.5}, "mode": "lines", "type": "scatter", "x": [0.008705, 0.03209, 0.03643, 0.04042, 0.0431, 0.04858, 0.0574, 0.0788, 0.153, 0.9666], "xaxis": "x", "y": [0.54, 0.558, 0.86, 0.9369, 0.3115, 0.2827, 0.3375, 0.01, 0.1778, 0], "yaxis": "y"}, {"hoverinfo": "none", "line": {"color": "rgba(177,210,231,0.5)", "width": 0.5}, "mode": "lines", "type": "scatter", "x": [0.008705, 0.03209, 0.03643, 0.04042, 0.0431, 0.04858, 0.0574, 0.0788, 0.153, 0.9666], "xaxis": "x", "y": [0.48, 0.4772, 0.5082, 0.6415, 0.3416, 0.01643, 0.02, 0.07, 0.2067, 0.83], "yaxis": "y"}, {"hoverinfo": "none", "line": {"color": "rgba(160,202,225,0.5)", "width": 0.5}, "mode": "lines", "type": "scatter", "x": [0.008705, 0.03209, 0.03643, 0.04042, 0.0431, 0.04858, 0.0574, 0.0788, 0.153, 0.9666], "xaxis": "x", "y": [0.06, 0.5164, 1, 0.9672, 0.5092, 0.657, 0.365, 0, 0.04917, 0], "yaxis": "y"}, {"hoverinfo": "none", "line": {"color": "rgba(139,192,221,0.5)", "width": 0.5}, "mode": "lines", "type": "scatter", "x": [0.008705, 0.03209, 0.03643, 0.04042, 0.0431, 0.04858, 0.0574, 0.0788, 0.153, 0.9666], "xaxis": "x", "y": [0.09, 0.55, 0.2404, 0.03296, 0.055, 0.1308, 0.3523, 0, 0.06, 0.22], "yaxis": "y"}, {"hoverinfo": "none", "line": {"color": "rgba(117,179,216,0.5)", "width": 0.5}, "mode": "lines", "type": "scatter", "x": [0.008705, 0.03209, 0.03643, 0.04042, 0.0431, 0.04858, 0.0574, 0.0788, 0.153, 0.9666], "xaxis": "x", "y": [0.54, 0.558, 0.86, 0.9369, 0.3115, 0.2827, 0.3375, 0.01, 0.1778, 0], "yaxis": "y"}, {"hoverinfo": "none", "line": {"color": "rgba(98,168,210,0.5)", "width": 0.5}, "mode": "lines", "type": "scatter", "x": [0.008705, 0.03209, 0.03643, 0.04042, 0.0431, 0.04858, 0.0574, 0.0788, 0.153, 0.9666], "xaxis": "x", "y": [0.48, 0.4772, 0.5082, 0.6415, 0.3416, 0.01643, 0.02, 0.07, 0.2067, 0.83], "yaxis": "y"}, {"hoverinfo": "none", "line": {"color": "rgba(80,155,203,0.5)", "width": 0.5}, "mode": "lines", "type": "scatter", "x": [0.008705, 0.03209, 0.03643, 0.04042, 0.0431, 0.04858, 0.0574, 0.0788, 0.153, 0.9666], "xaxis": "x", "y": [0.06, 0.5164, 1, 0.9672, 0.5092, 0.657, 0.365, 0, 0.04917, 0], "yaxis": "y"}, {"hoverinfo": "none", "line": {"color": "rgba(64,144,197,0.5)", "width": 0.5}, "mode": "lines", "type": "scatter", "x": [0.008705, 0.03209, 0.03643, 0.04042, 0.0431, 0.04858, 0.0574, 0.0788, 0.153, 0.9666], "xaxis": "x", "y": [0.06, 0.5164, 1, 0.9672, 0.5092, 0.657, 0.365, 0, 0.04917, 0], "yaxis": "y"}, {"hoverinfo": "none", "line": {"color": "rgba(49,129,189,0.5)", "width": 0.5}, "mode": "lines", "type": "scatter", "x": [0.008705, 0.03209, 0.03643, 0.04042, 0.0431, 0.04858, 0.0574, 0.0788, 0.153, 0.9666], "xaxis": "x", "y": [0.06, 0.5164, 1, 0.9672, 0.5092, 0.657, 0.365, 0, 0.04917, 0], "yaxis": "y"}, {"hoverinfo": "none", "line": {"color": "rgba(36,116,182,0.5)", "width": 0.5}, "mode": "lines", "type": "scatter", "x": [0.008705, 0.03209, 0.03643, 0.04042, 0.0431, 0.04858, 0.0574, 0.0788, 0.153, 0.9666], "xaxis": "x", "y": [0.09, 0.55, 0.2404, 0.03296, 0.055, 0.1308, 0.3523, 0, 0.06, 0.22], "yaxis": "y"}, {"hoverinfo": "none", "line": {"color": "#FEDC00", "width": 4.5}, "mode": "lines", "type": "scatter", "x": [0.008705, 0.03209, 0.03643, 0.04042, 0.0431, 0.04858, 0.0574, 0.0788, 0.153, 0.9666], "xaxis": "x", "y": [0.3428, 0.4897, 0.6089, 0.6929, 0.3303, 0.2475, 0.2487, 0.0417, 0.1357, 0.2719], "yaxis": "y"}, {"hoverinfo": "none", "line": {"color": "#E75438", "dash": "dash", "width": 1.5}, "mode": "lines", "type": "scatter", "x": [0.008705, 0.03209, 0.03643, 0.04042, 0.0431, 0.04858, 0.0574, 0.0788, 0.153, 0.9666], "xaxis": "x", "y": [0, 0, 0, 0, 0, 0, 0, 0, 0, 0], "yaxis": "y"}, {"hovertemplate": "%{y}", "line": {"color": "rgba(8,48,107,1.0)", "width": 1.5}, "marker": {"color": "rgba(8,48,107,1.0)", "size": 5}, "mode": "lines+markers", "name": "pdp", "type": "scatter", "x": [0.008705, 0.03209, 0.03643, 0.04042, 0.0431, 0.04858, 0.0574, 0.0788, 0.153, 0.9666], "xaxis": "x", "y": [0.3428, 0.4897, 0.6089, 0.6929, 0.3303, 0.2475, 0.2487, 0.0417, 0.1357, 0.2719], "yaxis": "y"}, {"hoverinfo": "none", "mode": "text", "name": "dist", "showlegend": false, "text": {"elided": "312 str values"}, "textfont": {"color": "rgba(8,48,107,1.0)", "size": 20}, "textposition": "middle center", "type": "scatter", "x": {"elided": "312 float values"}, "xaxis": "x2", "y": {"elided": "312 int values"}, "yaxis": "y2"}], "layout": {"height": 600, "showlegend": false, "title": {"text": "PDP for feature <b>Price per 100g</b> <br><sup>Number of unique grid points: 10</sup>", "x": 0, "xref": "paper"}, "width": 1200, "xaxis": {"anchor": "y", "domain": [0, 1]}, "xaxis2": {"anchor": "y2", "domain": [0, 1], "showgrid": false, "showticklabels": false, "title": {"text": "<b>Price per 100g</b> (value)"}}, "yaxis": {"anchor": "x", "domain": [0.1127, 0.99], "title": {"text": "raw"}}, "yaxis2": {"anchor": "x2", "domain": [0, 0.06267], "showgrid": false, "showticklabels": false}}}
